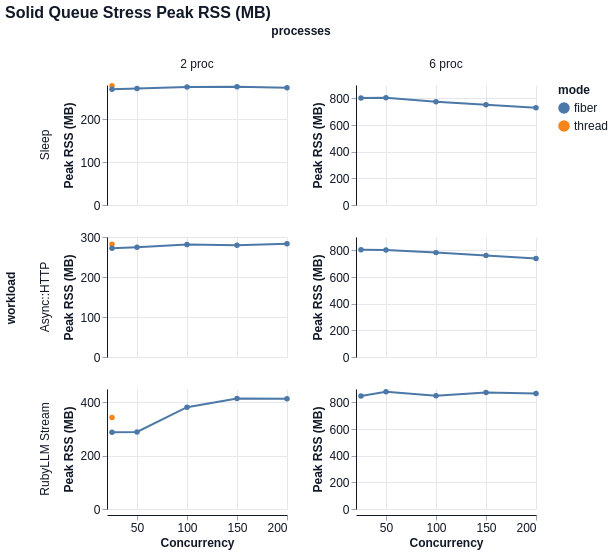

Describe this chart as a Vega-Lite specification.
### Vega-Lite specification from a JSON file in a GitHub repository (floating-point values rounded to 4 significant figures)
{"$schema": "https://vega.github.io/schema/vega-lite/v6.json", "title": "Solid Queue Stress Peak RSS (MB)", "width": 180, "height": 120, "data": {"values": [{"workload": "Async::HTTP", "mode": "thread", "concurrency": 25, "processes": "2 proc", "value": 281.8}, {"workload": "Async::HTTP", "mode": "fiber", "concurrency": 25, "processes": "2 proc", "value": 272.0}, {"workload": "Async::HTTP", "mode": "fiber", "concurrency": 50, "processes": "2 proc", "value": 274.4}, {"workload": "Async::HTTP", "mode": "fiber", "concurrency": 100, "processes": "2 proc", "value": 281.3}, {"workload": "Async::HTTP", "mode": "fiber", "concurrency": 150, "processes": "2 proc", "value": 279.6}, {"workload": "Async::HTTP", "mode": "fiber", "concurrency": 200, "processes": "2 proc", "value": 282.9}, {"workload": "Async::HTTP", "mode": "fiber", "concurrency": 25, "processes": "6 proc", "value": 805.2}, {"workload": "Async::HTTP", "mode": "fiber", "concurrency": 50, "processes": "6 proc", "value": 801.8}, {"workload": "Async::HTTP", "mode": "fiber", "concurrency": 100, "processes": "6 proc", "value": 782.8}, {"workload": "Async::HTTP", "mode": "fiber", "concurrency": 150, "processes": "6 proc", "value": 762.1}, {"workload": "Async::HTTP", "mode": "fiber", "concurrency": 200, "processes": "6 proc", "value": 738.0}, {"workload": "RubyLLM Stream", "mode": "thread", "concurrency": 25, "processes": "2 proc", "value": 343.3}, {"workload": "RubyLLM Stream", "mode": "fiber", "concurrency": 25, "processes": "2 proc", "value": 287.9}, {"workload": "RubyLLM Stream", "mode": "fiber", "concurrency": 50, "processes": "2 proc", "value": 289.1}, {"workload": "RubyLLM Stream", "mode": "fiber", "concurrency": 100, "processes": "2 proc", "value": 381.9}, {"workload": "RubyLLM Stream", "mode": "fiber", "concurrency": 150, "processes": "2 proc", "value": 414.2}, {"workload": "RubyLLM Stream", "mode": "fiber", "concurrency": 200, "processes": "2 proc", "value": 413.3}, {"workload": "RubyLLM Stream", "mode": "fiber", "concurrency": 25, "processes": "6 proc", "value": 848.2}, {"workload": "RubyLLM Stream", "mode": "fiber", "concurrency": 50, "processes": "6 proc", "value": 880.1}, {"workload": "RubyLLM Stream", "mode": "fiber", "concurrency": 100, "processes": "6 proc", "value": 849.9}, {"workload": "RubyLLM Stream", "mode": "fiber", "concurrency": 150, "processes": "6 proc", "value": 874.2}, {"workload": "RubyLLM Stream", "mode": "fiber", "concurrency": 200, "processes": "6 proc", "value": 865.4}, {"workload": "Sleep", "mode": "thread", "concurrency": 25, "processes": "2 proc", "value": 278.1}, {"workload": "Sleep", "mode": "fiber", "concurrency": 25, "processes": "2 proc", "value": 270.1}, {"workload": "Sleep", "mode": "fiber", "concurrency": 50, "processes": "2 proc", "value": 272.0}, {"workload": "Sleep", "mode": "fiber", "concurrency": 100, "processes": "2 proc", "value": 275.2}, {"workload": "Sleep", "mode": "fiber", "concurrency": 150, "processes": "2 proc", "value": 276.0}, {"workload": "Sleep", "mode": "fiber", "concurrency": 200, "processes": "2 proc", "value": 273.5}, {"workload": "Sleep", "mode": "fiber", "concurrency": 25, "processes": "6 proc", "value": 802.0}, {"workload": "Sleep", "mode": "fiber", "concurrency": 50, "processes": "6 proc", "value": 804.0}, {"workload": "Sleep", "mode": "fiber", "concurrency": 100, "processes": "6 proc", "value": 774.3}, {"workload": "Sleep", "mode": "fiber", "concurrency": 150, "processes": "6 proc", "value": 752.3}, {"workload": "Sleep", "mode": "fiber", "concurrency": 200, "processes": "6 proc", "value": 729.8}]}, "mark": {"type": "line", "point": true, "tooltip": true}, "encoding": {"x": {"field": "concurrency", "type": "quantitative", "title": "Concurrency"}, "y": {"field": "value", "type": "quantitative", "title": "Peak RSS (MB)"}, "color": {"field": "mode", "type": "nominal"}, "tooltip": [{"field": "mode", "type": "nominal"}, {"field": "concurrency", "type": "quantitative"}, {"field": "processes", "type": "nominal"}, {"field": "metric", "type": "nominal"}, {"field": "percentile", "type": "nominal"}, {"field": "value", "type": "quantitative"}], "row": {"field": "workload", "type": "nominal", "sort": ["Sleep", "Async::HTTP", "RubyLLM Stream", "CPU"]}, "column": {"field": "processes", "type": "nominal", "sort": null}}, "config": {"background": "white", "axis": {"labelFont": "Helvetica", "titleFont": "Helvetica", "labelFontSize": 12, "titleFontSize": 12, "labelColor": "#111827", "titleColor": "#111827", "domainColor": "#111827", "tickColor": "#9ca3af", "grid": true, "gridColor": "#e5e7eb"}, "header": {"labelFont": "Helvetica", "titleFont": "Helvetica", "labelFontSize": 12, "titleFontSize": 12, "labelColor": "#111827", "titleColor": "#111827"}, "legend": {"labelFont": "Helvetica", "titleFont": "Helvetica", "labelFontSize": 12, "titleFontSize": 12, "labelColor": "#111827", "titleColor": "#111827"}, "title": {"font": "Helvetica", "fontSize": 16, "anchor": "start", "color": "#111827"}, "view": {"stroke": null}}, "resolve": {"scale": {"y": "independent"}}}
